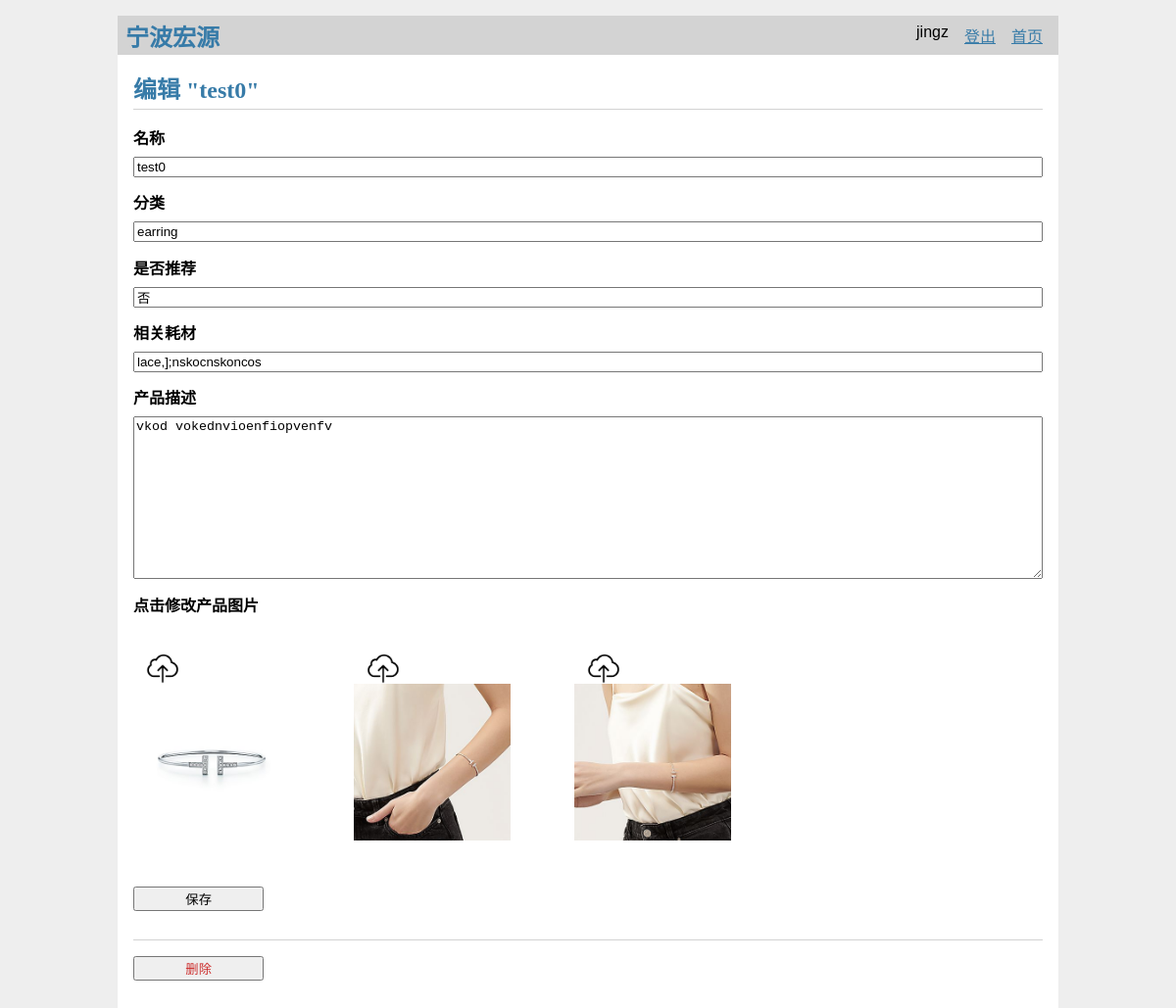
Before: /1/product_update (signed in) with the older database file.
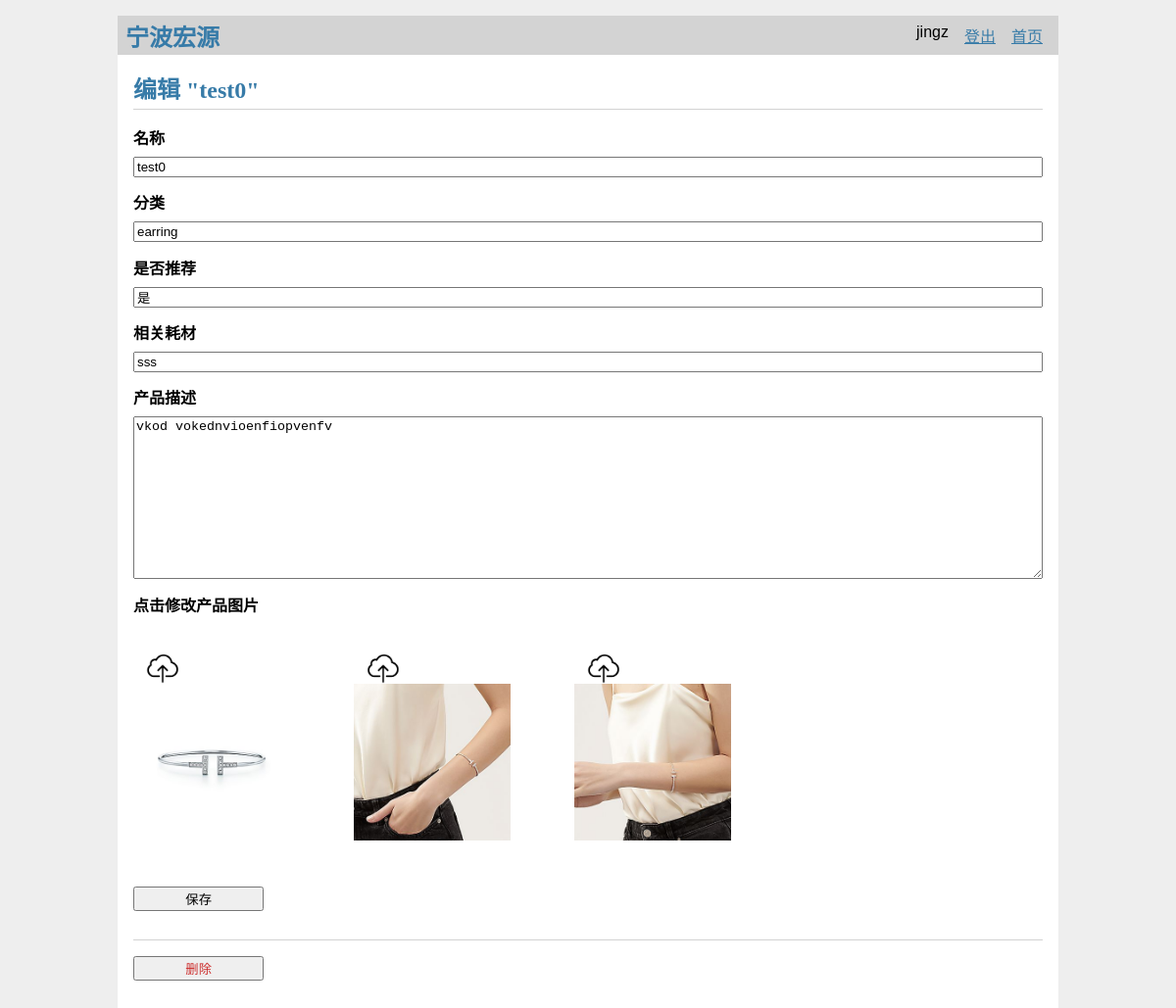
After: the same page with the newer database file.
### tables this page shows
CREATE TABLE user (
  id INTEGER PRIMARY KEY AUTOINCREMENT,
  username TEXT UNIQUE NOT NULL,
  password TEXT NOT NULL
);

CREATE TABLE product (
  id INTEGER PRIMARY KEY AUTOINCREMENT,
  author_id INTEGER NOT NULL,
  category TEXT NOT NULL,
  created TIMESTAMP NOT NULL DEFAULT CURRENT_TIMESTAMP,
  product_name TEXT NOT NULL,
  description TEXT NOT NULL,
  pic_name0 STRING NOT NULL,
  pic_name1 STRING NOT NULL,
  pic_name2 STRING NOT NULL,
  recommend STRING NOT NULL,
  accessories STRING NOT NULL,
  FOREIGN KEY (author_id) REFERENCES user (id),
  FOREIGN KEY (category) REFERENCES category (cat_name)
);

### flaskr/log.py (the view, shortened to what this page needs)
@bp.route('/<int:id>/product_update', methods=('GET', 'POST'))
@login_required
def product_update(id):
    post = get_post(id)
    pic_name0 = post['pic_name0']
    pic_name1 = post['pic_name1']
    pic_name2 = post['pic_name2']
    return render_template('log/product_update.html', post=post)

### flaskr/auth.py (called while the page is built)
@bp.before_app_request
def load_logged_in_user():
    user_id = session.get('user_id')
    if user_id is None:
        g.user = None
    else:
        g.user = get_db().execute(
            'SELECT * FROM user WHERE id = ?', (user_id,)
        ).fetchone()

def login_required(view):
    @functools.wraps(view)
    def wrapped_view(**kwargs):
        if g.user is None:
            return redirect(url_for('auth.login'))
        return view(**kwargs)
    return wrapped_view

### flaskr/db.py (called while the page is built)
def get_db():
    if 'db' not in g:
        g.db = sqlite3.connect(
            current_app.config['DATABASE'],
            detect_types=sqlite3.PARSE_DECLTYPES
        )
        g.db.row_factory = sqlite3.Row
    return g.db

### flaskr/log.py (called while the page is built)
def get_post(id, check_author=True):
    post = get_db().execute(
        'SELECT p.id, product_name, description, created, author_id, username, category, recommend, pic_name0, pic_name1, pic_name2, accessories'
        ' FROM product p JOIN user u ON p.author_id = u.id'
        ' WHERE p.id = ?',
        (id,)
    ).fetchone()
    if post is None:
        abort(404, f"Post id {id} doesn't exist.")
    if check_author and post['author_id'] != g.user['id']:
        abort(403)
    return post

### flaskr/templates/log/product_update.html (shortened to what this page needs)
{% extends 'base.html' %}
{% block header %}
    <h1>{% block title %}编辑 "{{ post['product_name'] }}"{% endblock %}</h1>
{% endblock %}
{% block content %}
    <form method="post" enctype=multipart/form-data>
        <label for="title">名称</label>
        <input name="title" id="title" value="{{ request.form['product_name'] or post['product_name'] }}" required>
        <label>分类</label>
        <input name="cat" id="cat" value="{{ request.form['cat'] or post['category'] }}" required>
        <label>是否推荐</label>
        <input name="rec" id="rec" value="{{ request.form['rec'] or post['recommend'] }}" required>
        <label>相关耗材</label>
        <input name="acc" id="acc"  value="{{ request.form['acc'] or post['accessories'] }}" required>
        <label for="body">产品描述</label>
        <textarea name="body" id="body">{{ request.form['description'] or post['description'] }}</textarea>
        <label>点击修改产品图片</label>
        <div class="icons">
            <div style="position: relative;">
                <div>
                    <img class="upload_icon" src="../../static/uploaded_files/upload.png">
                </div>
                    <img class="uploaded_pic" src="{{ '../../static/uploaded_files/' + post['pic_name0'] }}">
            </div>
                <div style="position: relative;">
                    <div>
                        <img class="upload_icon" src="../../static/uploaded_files/upload.png">
                    </div>
                    <img class="uploaded_pic" src="{{ '../../static/uploaded_files/' + post['pic_name1'] }}">
                </div>
                <div style="position: relative;">
                    <div>
                        <img class="upload_icon" src="../../static/uploaded_files/upload.png">
                    </div>
                    <img class="uploaded_pic" src="{{ '../../static/uploaded_files/' + post['pic_name2'] }}">
                </div>
            </div>
        <input type="submit" value="保存">
    </form>
    <hr>
    <form action="{{ url_for('log.product_delete', id=post['id']) }}" method="post">
        <input class="danger" type="submit" value="删除" onclick="return confirm('确定要删除吗？');">
    </form>
{% endblock %}

### flaskr/templates/base.html (shortened to what this page needs)
<!doctype html>
<link rel="stylesheet" href="{{ url_for('static', filename='style.css') }}">
<nav>
  <h1>宁波宏源</h1>
  <ul>
    {% if g.user %}
      <li><span>{{ g.user['username'] }}</span>
      <li><a href="{{ url_for('auth.logout') }}">登出</a>
      <li><a href="{{ url_for('log.index') }}">首页</a>
    {% else %}
      <li><a href="{{ url_for('auth.register') }}">注册</a>
      <li><a href="{{ url_for('auth.login') }}">登陆</a>
    {% endif %}
  </ul>
</nav>
<section class="content">
  <header>
    {% block header %}{% endblock %}
  </header>
  {% block content %}{% endblock %}
</section>

### flaskr/static/style.css (style rules this page uses)
h1 { font-family: serif; color: #377ba8; margin: 1rem 0; }
a { color: #377ba8; }
hr { border: none; border-top: 1px solid lightgray; }
nav { background: lightgray; display: flex; align-items: center; padding: 0 0.5rem; }
nav h1 { flex: auto; margin: 0; }
nav ul { display: flex; list-style: none; margin: 0; padding: 0; }
nav ul li a, nav ul li span, header .action { display: block; padding: 0.5rem; }
.content { padding: 0 1rem 1rem; }
.content > header { border-bottom: 1px solid lightgray; display: flex; align-items: flex-end; }
.content > header h1 { flex: auto; margin: 1rem 0 0.25rem 0; }
.content:last-child { margin-bottom: 0; }
.content form { margin: 1em 0; display: flex; flex-direction: column; }
.content label { font-weight: bold; margin-bottom: 0.5em; }
.content input, .content textarea { margin-bottom: 1em; }
.content textarea { min-height: 12em; resize: vertical; }
input.danger { color: #cc2f2e; }
input[type=submit] { align-self: start; min-width: 10em; }
.icons { flex-direction:row; display: grid; grid-template-columns: repeat(3, 1fr); display: flex; grid-column-gap: 30px; margin-top: 30px; margin-bottom: 30px; }
.upload_icon { width: 60px; vertical-align: middle; }
.uploaded_pic { height: 160px; vertical-align: middle; margin-right: 5px; }

Changed rows visible on the page:
changed product "test0": rec "否" → "是"; acc "lace,];nskocnskoncos" → "sss"
